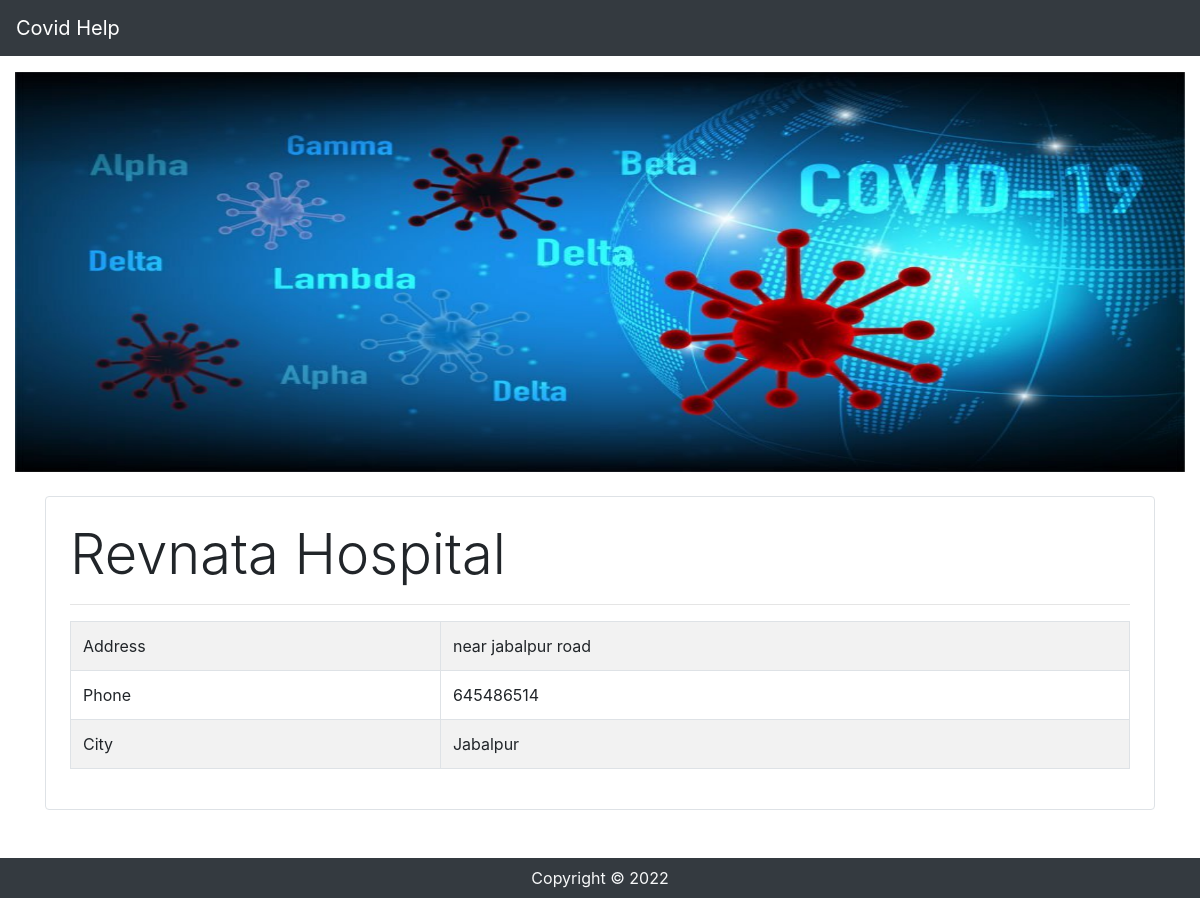
The page /hospital/9 on the database its author committed.
### app/models.py (models this page shows, shortened)
class Hospital(models.Model):
    name = models.CharField(max_length=50, null=False, blank=False)
    phone = models.CharField(max_length=12, null=False, blank=False)
    address = models.CharField(max_length=200, null=False, blank=False)
    city = models.ForeignKey(
        City, on_delete=models.CASCADE, related_name='hospitals')

class City(models.Model):
    name = models.CharField(max_length=50, null=False, blank=False)
    state = models.ForeignKey(
    State, on_delete=models.CASCADE, related_name='cities')
    def __str__(self):
        return self.name

### app/views.py (the view)
# urls.py: path('hospital/<int:pk>',HospitalDetailView.as_view(),name='hospital_detail'),
class HospitalDetailView(generic.DetailView):
    model=Hospital

### app/templates/app/hospital_detail.html
{% extends 'app/base.html' %}
{% block content%}
<div class="container">
    <div class="mt-4 border rounded p-4">
        <p class="display-4">{{hospital.name}}</p>
        <hr>
        <table class="table table-striped table-bordered">
            <tr>
                <td>Address</td>
                <td>{{hospital.address}}</td>
            </tr>
            <tr>
                <td>Phone</td>
                <td>{{hospital.phone}}</td>
            </tr>
            <tr>
                <td>City</td>
                <td>{{hospital.city}}</td>
            </tr>
        </table>
    </div>
</div>
{% endblock %}

### rows shown on the page
Hospital: name "Revnata Hospital", address "near jabalpur road", phone "645486514", city "Jabalpur"
